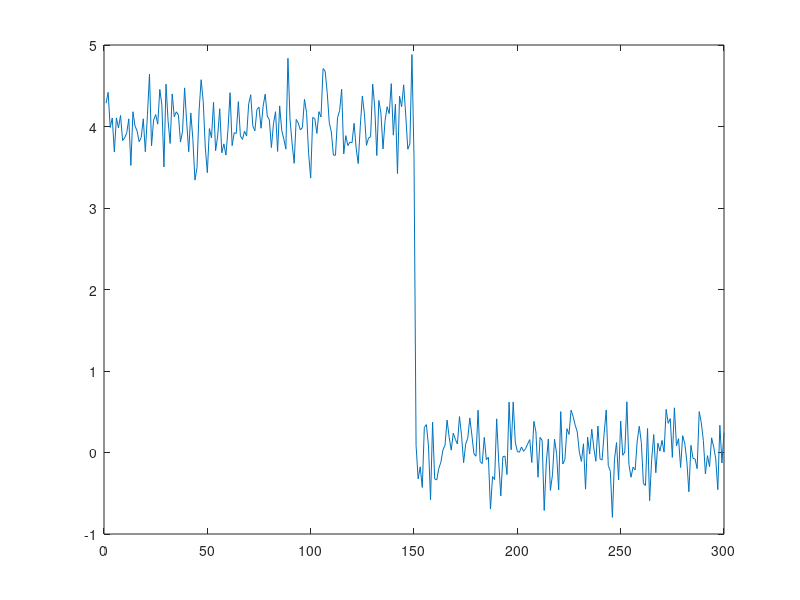

Recreate this plot in MATLAB. (Note: this script raises an error after producing the figure.)
clc,clear

N = 300;

z = randn(N,1)*0.3;
z(1:N/2) = z(1:N/2) + 4;

x = z;
x_old = x;
x_bar = x;
y = zeros(N,1);

plot(z)

niters = 50;

sigma = 25;
tau = 0.01;
theta = 0.5;

for i = 1:niters
   for j = 2:N
       de_xi_xj = x_bar(j) - x_bar(j-1);
       y(j) = proxFConj(y(j)+sigma*de_xi_xj);
   end
   
   for j = 2:N
       x_old(j) = x(j);
       x_old(j-1) = x(j-1);
       x(j) = x(j) - y(j)*tau;
       x(j-1) = x(j-1) + y(j)*tau;
   end
   
   for j = 1:N
       x_bar(j) = x(j) + theta*(x(j) - x_old(j));
   end
end

hold on
plot(x_bar)
